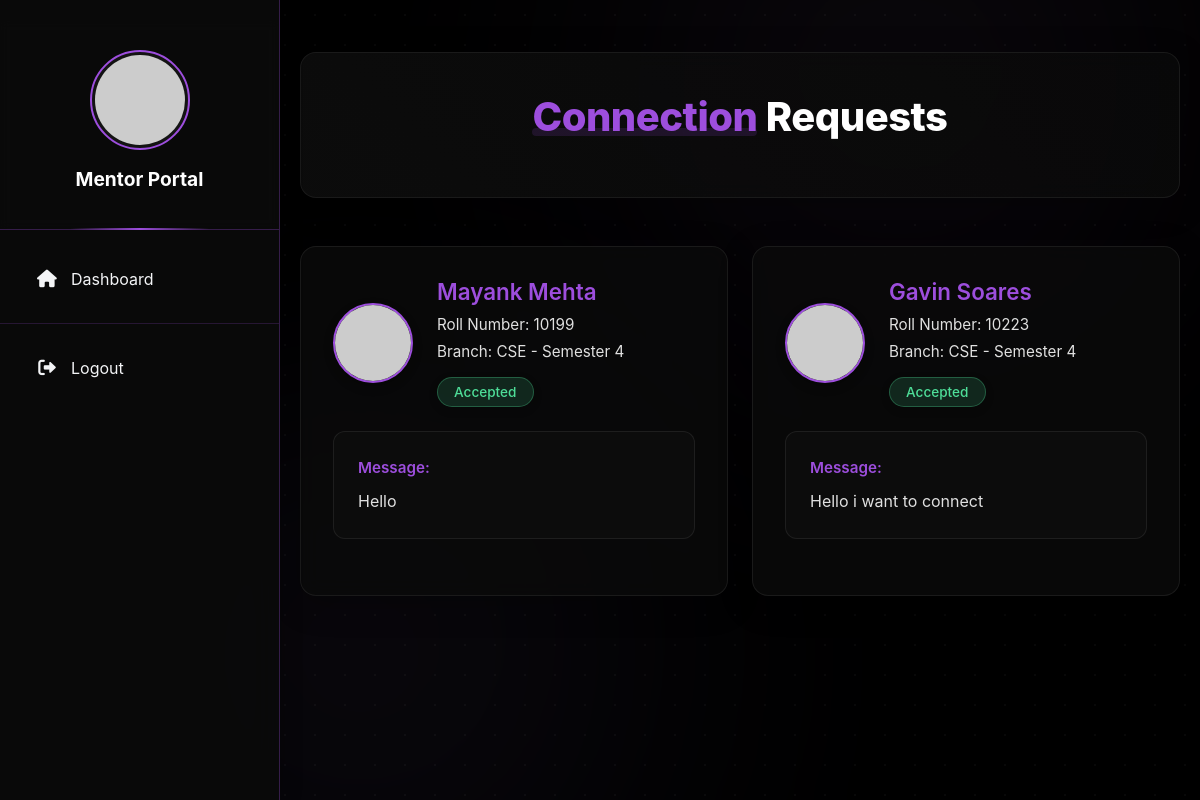
The page /mentor/connections/ (signed in) on the database as committed earlier.
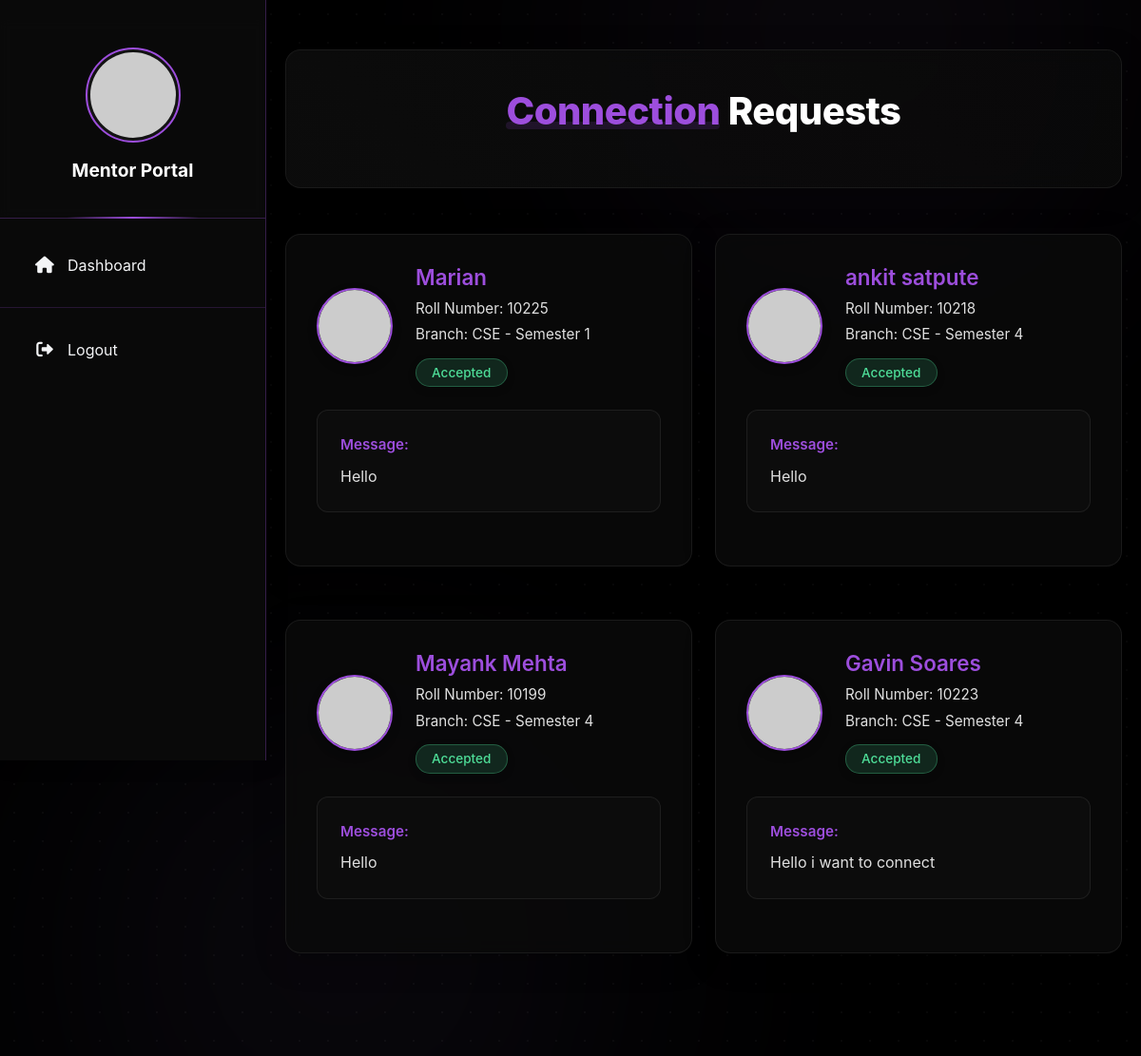
The same page on the database as committed later.
### students/models.py (models this page shows, shortened)
class MentorConnection(models.Model):
    STATUS_CHOICES = (
        ('pending', 'Pending'),
        ('accepted', 'Accepted'),
        ('rejected', 'Rejected')
    )
    student = models.ForeignKey(StudentProfile, on_delete=models.CASCADE, related_name='mentor_connections')
    mentor = models.ForeignKey('mentor.MentorProfile', on_delete=models.CASCADE, related_name='student_connections')
    status = models.CharField(max_length=20, choices=STATUS_CHOICES, default='pending')
    message = models.TextField(blank=True, null=True)
    created_at = models.DateTimeField(auto_now_add=True)
    updated_at = models.DateTimeField(auto_now=True)
    class Meta:
        unique_together = ('student', 'mentor')
        ordering = ['-created_at']

class StudentProfile(models.Model):
    SECTION_CHOICES = [
        ('A', 'Section A'),
        ('B', 'Section B'),
        ('C', 'Section C'),
        ('D', 'Section D'),
    ]
    BRANCH_CHOICES = [
        ('CSE', 'Computer Science'),
        ('IT', 'Information Technology'),
        ('ECE', 'Electronics & Communication'),
        ('EEE', 'Electrical & Electronics'),
        ('MECH', 'Mechanical'),
        ('CIVIL', 'Civil'),
    ]
    user = models.OneToOneField(User, on_delete=models.CASCADE, related_name='student_profile')
    profile_picture = models.ImageField(upload_to='student_profiles/', null=True, blank=True)
    full_name = models.CharField(max_length=100, null=True, blank=True)
    phone = models.CharField(max_length=15, null=True, blank=True)
    dob = models.DateField(null=True, blank=True)
    bio = models.TextField(null=True, blank=True)
    roll_number = models.CharField(max_length=20, unique=True, null=True, blank=True)
    branch = models.CharField(max_length=10, choices=BRANCH_CHOICES, null=True, blank=True)
    section = models.CharField(max_length=1, choices=SECTION_CHOICES, null=True, blank=True)
    semester = models.IntegerField(null=True, blank=True)
    admission_year = models.IntegerField(null=True, blank=True)
    address = models.TextField(null=True, blank=True)
    parent_name = models.CharField(max_length=100, null=True, blank=True)
    parent_phone = models.CharField(max_length=15, null=True, blank=True)
    created_at = models.DateTimeField(auto_now_add=True)
    updated_at = models.DateTimeField(auto_now=True)

### mentor/views.py (the view)
# urls.py: path('connections/', views.connection_requests, name='connection_requests'),
@login_required
def connection_requests(request):
    try:
        mentor = request.user.mentor_profile
        if mentor.verification_status != 'approved':
            messages.error(request, 'You need to be approved by the college to manage connection requests.')
            return redirect('mentor_dashboard')
        from students.models import MentorConnection
        connections = MentorConnection.objects.filter(mentor=mentor).order_by('-created_at')
        context = {
            'connections': connections
        }
        return render(request, 'mentor/connection_requests.html', context)
    except Exception as e:
        messages.error(request, f'An error occurred: {str(e)}')
        return redirect('mentor_dashboard')

### mentor/templates/mentor/connection_requests.html (shortened to what this page needs)
{% extends 'mentor/base.html' %}
{% load static %}
{% block content %}
<div class="requests-container">
    <div class="requests-header">
        <h1><span>Connection</span> Requests</h1>
    </div>
    <div class="row">
        {% for connection in connections %}
        <div class="col-md-6 mb-4">
            <div class="request-card">
                <div class="student-header">
                    <img src="{% if connection.student.profile_picture %}{{ connection.student.profile_picture.url }}{% else %}https://ui-avatars.com/api/?name={{ connection.student.full_name|default:connection.student.user.username }}&background=9d4edd&color=fff{% endif %}"
                         alt="{{ connection.student.full_name }}"
                         class="student-image">
                    <div class="student-info">
                        <h3>{{ connection.student.full_name }}</h3>
                        <p>Roll Number: {{ connection.student.roll_number }}</p>
                        <p>Branch: {{ connection.student.branch }} - Semester {{ connection.student.semester }}</p>
                        <span class="status-badge status-{{ connection.status }}">
                            {{ connection.status|title }}
                        </span>
                    </div>
                </div>
                <div class="request-message">
                    <strong>Message:</strong>
                    {{ connection.message }}
                </div>
            </div>
        </div>
        {% empty %}
        <div class="col-12">
            <div class="no-requests">
                No connection requests at the moment.
            </div>
        </div>
        {% endfor %}
    </div>
</div>
{% endblock %}

### mentor/templates/mentor/base.html (shortened to what this page needs)
<!DOCTYPE html>
<html lang="en">
<head>
    <link href="https://cdn.jsdelivr.net/npm/bootstrap@5.1.3/dist/css/bootstrap.min.css" rel="stylesheet">
    <link rel="stylesheet" href="https://cdnjs.cloudflare.com/ajax/libs/font-awesome/6.0.0/css/all.min.css">
</head>
<body>
    <div class="bg-elements">
        <div class="bg-gradient"></div>
        <div class="bg-gradient"></div>
        <div class="static-pattern"></div>
    </div>
    <div id="sidebar">
        <div class="profile-section">
            {% if mentor.profile_picture %}
                <img src="{{ mentor.profile_picture.url }}" alt="{{ mentor.full_name }}">
            {% else %}
                <img src="https://via.placeholder.com/100" alt="Profile">
            {% endif %}
            <div class="profile-name">{{ mentor.full_name|default:"Mentor Portal" }}</div>
        </div>
        <nav class="nav flex-column">
            <a class="nav-link {% if request.resolver_match.url_name == 'mentor_dashboard' %}active{% endif %}" href="{% url 'mentor_dashboard' %}">
                <i class="fas fa-home"></i> Dashboard
            </a>
            <div class="nav-section">
                <a class="nav-link" href="{% url 'mentor_logout' %}">
                    <i class="fas fa-sign-out-alt"></i> Logout
                </a>
            </div>
        </nav>
    </div>
    <div id="content">
        {% block content %}{% endblock %}
    </div>
</body>
</html>

### mentor/templates/mentor/base.html (style rules this page uses)
:root { --primary: #9d4edd; --primary-hover: #8b5cf6; --primary-light: rgba(157, 78, 221, 0.2); --text-light: #F3F4F6; --text-secondary: #D1D5DB; --sidebar-width: 280px; --sidebar-bg: rgba(10, 10, 10, 0.9); --card-bg: rgba(30, 30, 30, 0.5); --card-border: rgba(157, 78, 221, 0.3); }
body { background-color: #000000; min-height: 100vh; margin: 0; color: var(--text-light); font-family: 'Inter', sans-serif; overflow-x: hidden; position: relative; }
.bg-elements { position: fixed; top: 0; left: 0; width: 100%; height: 100%; z-index: -1; overflow: hidden; }
.bg-gradient { position: absolute; width: 30rem; height: 30rem; border-radius: 50%; filter: blur(10rem); z-index: -1; opacity: 0.4; }
.bg-gradient:nth-child(1) { top: -15%; right: 5%; background: rgba(157, 78, 221, 0.15); }
.bg-gradient:nth-child(2) { bottom: -15%; left: 10%; background: rgba(139, 92, 246, 0.15); }
.static-pattern { position: absolute; top: 0; left: 0; width: 100%; height: 100%; opacity: 0.1; z-index: -1; background-image: radial-gradient(#555555 1px, transparent 1px); background-size: 30px 30px; }
#sidebar { width: var(--sidebar-width); background: var(--sidebar-bg); backdrop-filter: blur(15px); border-right: 1px solid var(--card-border); height: 100vh; position: fixed; top: 0; left: 0; padding-top: 20px; z-index: 100; transition: all 0.3s ease; box-shadow: 0 0 20px rgba(0, 0, 0, 0.3); overflow-y: auto; }
#content { margin-left: var(--sidebar-width); padding: 20px; position: relative; z-index: 1; min-height: 100vh; }
.nav-link { color: var(--text-light); padding: 12px 20px; transition: all 0.3s; border-radius: 8px; margin: 5px 15px; display: flex; align-items: center; position: relative; overflow: hidden; }
.nav-link::before { content: ''; position: absolute; top: 0; left: 0; width: 0; height: 100%; background: linear-gradient(90deg, var(--primary-light), transparent); transition: width 0.3s ease; z-index: -1; }
.nav-link i { margin-right: 12px; font-size: 1.1rem; width: 24px; text-align: center; }
.profile-section { text-align: center; padding: 30px 20px; border-bottom: 1px solid rgba(157, 78, 221, 0.3); margin-bottom: 20px; position: relative; background: rgba(10, 10, 10, 0.6); backdrop-filter: blur(5px); }
.profile-section::after { content: ''; position: absolute; bottom: -1px; left: 50%; transform: translateX(-50%); width: 50%; height: 2px; background: linear-gradient(90deg, transparent, var(--primary), transparent); }
.profile-section img { width: 100px; height: 100px; border-radius: 50%; margin-bottom: 15px; border: 2px solid var(--primary); padding: 3px; background: rgba(30, 30, 30, 0.5); transition: transform 0.3s ease, box-shadow 0.3s ease; object-fit: cover; }
.profile-name { color: white; font-weight: bold; margin-bottom: 5px; font-size: 1.2rem; }
.status-badge { display: inline-block; padding: 5px 15px; border-radius: 15px; font-size: 0.8rem; margin-top: 10px; box-shadow: 0 3px 8px rgba(0, 0, 0, 0.2); }
.nav-section { margin-top: 15px; padding-top: 15px; border-top: 1px solid rgba(157, 78, 221, 0.2); }

Rows that differ between the two databases and show on the page:
added MentorConnection: student.full_name "Marian", student.roll_number "10225", student.branch "CSE", student.semester "1", status "Accepted", message "Hello"
added MentorConnection: student.full_name "ankit satpute", student.roll_number "10218", student.branch "CSE", student.semester "4", status "Accepted", message "Hello"
